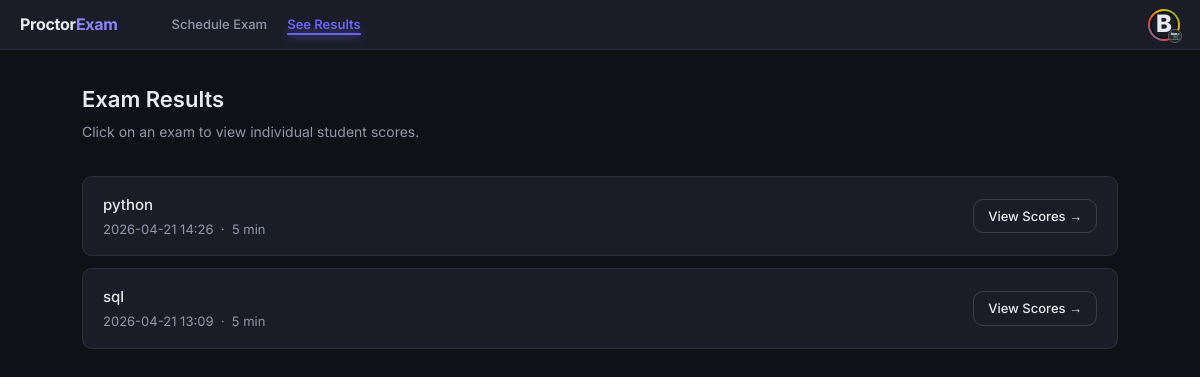
Page /examiner/results (signed in) on the earlier database version.
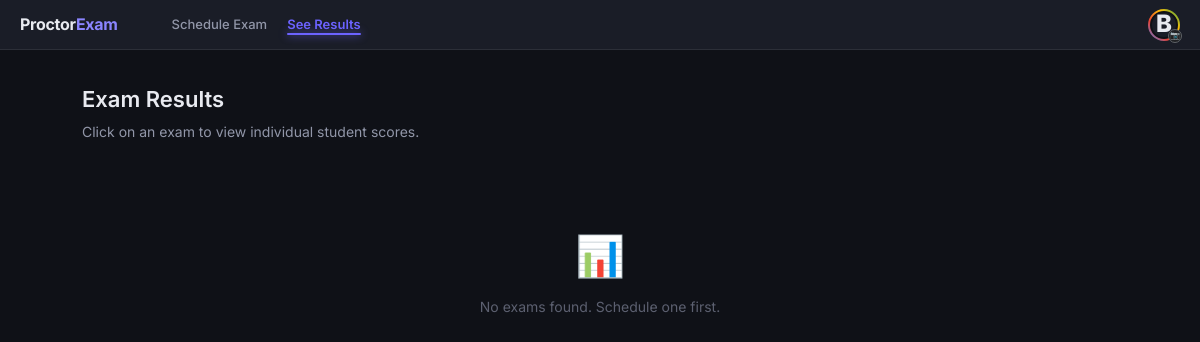
Same page on the later database version.
### tables this page shows
CREATE TABLE exams (
    id INTEGER PRIMARY KEY AUTOINCREMENT,
    exam_name TEXT NOT NULL,
    subject TEXT NOT NULL,
    description TEXT,
    start_time TEXT NOT NULL,
    duration INTEGER NOT NULL,
    random_password TEXT NOT NULL,
    examiner_id INTEGER NOT NULL,
    results_published INTEGER DEFAULT 0,

    -- âœ… CSV FEATURE
    allowed_emails TEXT,

    FOREIGN KEY (examiner_id) REFERENCES users(id)
);

### app.py (the view)
@app.route('/examiner/results')
@login_required
@examiner_required
def examiner_results():
    conn = get_db()
    exams = conn.execute('SELECT * FROM exams WHERE examiner_id = ? ORDER BY start_time DESC', (session['user_id'],)).fetchall()
    conn.close()
    return render_template('examiner_results.html', exams=exams)

### app.py (called while the page is built)
def get_db():
    conn = sqlite3.connect(DB_PATH, timeout=20)
    conn.row_factory = sqlite3.Row
    return conn

def login_required(f):
    @wraps(f)
    def decorated(*args, **kwargs):
        if 'user_id' not in session: return redirect(url_for('login'))
        return f(*args, **kwargs)
    return decorated

def examiner_required(f):
    @wraps(f)
    def decorated(*args, **kwargs):
        if session.get('role') != 'examiner':
            flash('Access denied.', 'error')
            return redirect(url_for('dashboard'))
        return f(*args, **kwargs)
    return decorated

### templates/examiner_results.html (shortened to what this page needs)
{% extends "base.html" %}
{% block content %}
<div class="page">
  <div class="page-header">
    <h2>Exam Results</h2>
    <p>Click on an exam to view individual student scores.</p>
  </div>
  {% if exams %}
  <div class="exam-list">
    {% for exam in exams %}
    <div class="exam-item">
      <div class="exam-info">
        <h4>{{ exam.exam_name }}</h4>
        <p>{{ exam.start_time.replace('T',' ') }} &nbsp;·&nbsp; {{ exam.duration }} min</p>
      </div>
      <a href="{{ url_for('exam_detail_results', exam_id=exam.id) }}" class="btn btn-outline btn-sm">
        View Scores →
      </a>
    </div>
    {% endfor %}
  </div>
  {% else %}
  <div class="empty-state">
    <div style="font-size:40px;">📊</div>
    <p>No exams found. Schedule one first.</p>
  </div>
  {% endif %}
</div>
{% endblock %}

Differences in the rows shown:
removed exams: exam_name "python", start_time.replace "2026-04-21 14:26", duration "5"
removed exams: exam_name "sql", start_time.replace "2026-04-21 13:09", duration "5"
Other differences:
text now shown: "📊 No exams found. Schedule one first."
